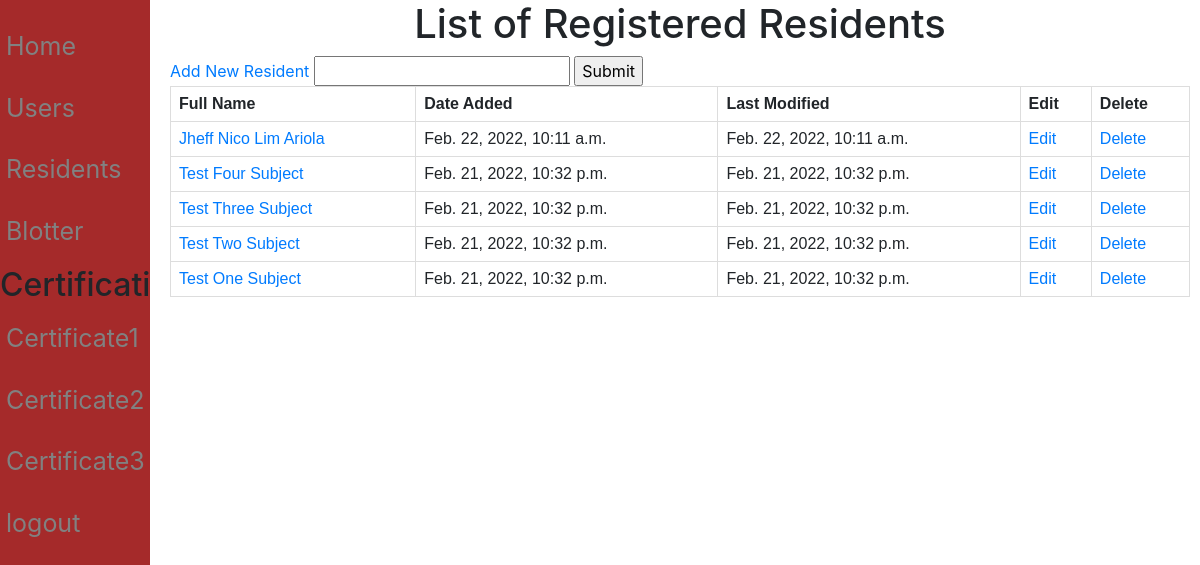
Page /residents/ on the earlier database version.
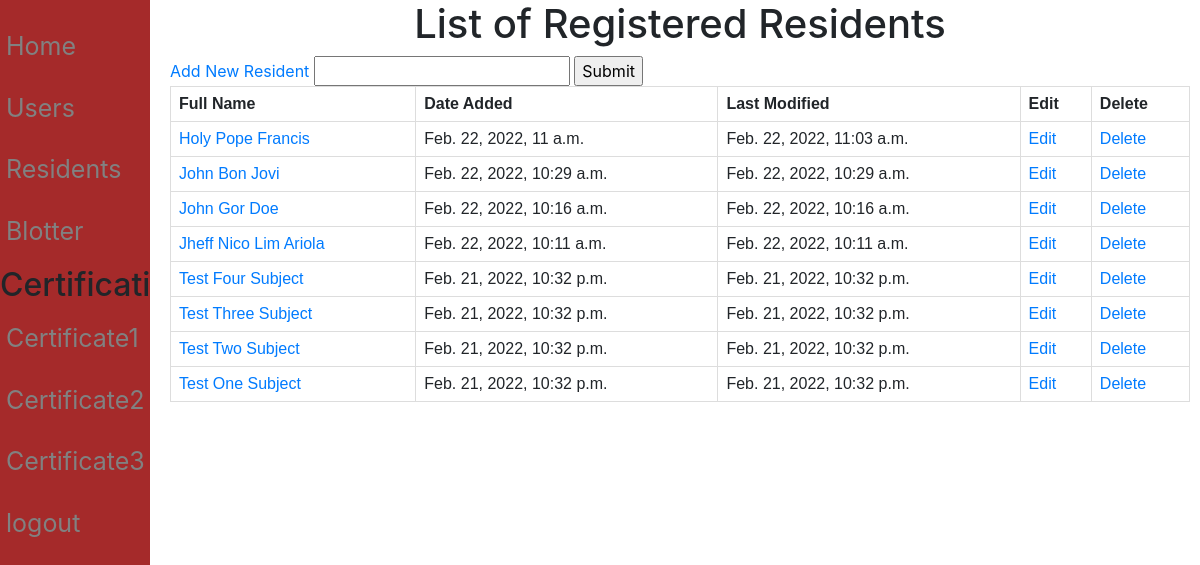
Same page on the later database version.
### Resident/models.py (models this page shows)
class Resident (models.Model):
    pic = models.ImageField(null=True, blank = True, verbose_name="Profile Picture")
    First_name = models.CharField(max_length=50)
    Last_name = models.CharField(max_length=50)
    Middle_name = models.CharField(max_length=50)
    Age = models.IntegerField()
    Birthdate = models.DateField(auto_now_add=False, auto_now=False)
    Gender_choices = (
        ('Male','Male'),
        ('Female','Female')
        )
    Gender = models.CharField(max_length=100, choices=Gender_choices, default = "Not Specified")
    Contact = models.CharField(max_length=11)
    Citizenship = models.CharField(max_length=100)
    Religion = models.CharField(max_length=100)
    Occupation = models.CharField(max_length=100)
    Vac_choices = (
        ('Vaccinated','Vaccinated'),
        ('Non-Vaccinated','Non-Vaccinated')
    )
    Vaccination = models.CharField(max_length=100, choices = Vac_choices, verbose_name="Vaccination Status", default="")
    Address = models.TextField(max_length=250, verbose_name="Street Address")
    created_date = models.DateTimeField(auto_now_add=True)
    modified_date = models.DateTimeField(auto_now=True)

### Resident/views.py (the view)
# urls.py: path('residents/',Display_resident, name = "residents"),
def Display_resident (request):
    Resident_obj = Resident.objects.all()
    Resident_obj2 = Resident.objects.get(id = 6)
    context = {
        'Resident_obj' : Resident_obj,
        'Res2' : Resident_obj2,
    }
    return render (request,"Residents.html",context = context)

### templates/Residents.html (shortened to what this page needs)
{%  extends 'base.html' %}
{% load static %}
{% block content %}
<h1 style="text-align: center;">List of Registered Residents</h1>
<a href="/resident_form">Add New Resident</a>
<input type="text">
<input type = "submit" name="search">
<table>
    <tr>
        <th>Full Name</th>
        <th>Date Added</th>
        <th>Last Modified</th>
        <th>Edit</th>
        <th>Delete</th>
    </tr>
    {% for res in Resident_obj reversed %}
    <tr>
        <td><a href="">{{ res.First_name }} {{ res.Middle_name}}  {{res.Last_name}}</a></td>
        <td>{{res.created_date}}</td>
        <td>{{res.modified_date}}</td>
        <td><a href="{% url 'update_resident' res.id %}">Edit</a></td>
        <td><a href="{% url 'delete_resident' res.id %}">Delete</a></td>
    </tr>
     {% endfor %}
</table>
{% endblock content %}

### templates/base.html (shortened to what this page needs)
<html>
    <head>
    </head>
    <body>
    <link rel="stylesheet" href="https://cdn.jsdelivr.net/npm/bootstrap@4.6.1/dist/css/bootstrap.min.css">
        <div class="navigation">
            <a href = "/home">Home</a>
            <a href = "/users">Users</a>
            <a href = "/residents">Residents</a>
            <a href = "/blotter">Blotter</a>
            <div class = "Certifications">
                <h2>Certifications</h2>
                <a href = "/certificate1">Certificate1</a>
                <a href = "/certificate2">Certificate2</a>
                <a href = "/certificate3">Certificate3</a>
            </div>
            <a href = "/logout">logout</a>
        </div>
        <div class="main">
            {% block content %}
            {% endblock content %}
        </div>
    </body>
</html>

### templates/base.html (style rules this page uses)
.navigation { height: 100%; width: 150px; position: fixed; z-index: 1; top: 0; left: 0; background-color: brown; overflow-x: hidden; padding-top: 20px; }
.navigation a { padding: 8px 6px 16px; text-decoration: none; font-size: 25px; color: #818181; display: block; }
.main { margin-left: 160px; padding: 0px 10px; }

### templates/Residents.html (style rules this page uses)
table { font-family: arial, sans-serif; border-collapse: collapse; width: 100%; }
td, th { border: 1px solid #dddddd; text-align: left; padding: 8px; }

Differences in the rows shown:
added Resident: First_name "Holy", Middle_name "Pope", Last_name "Francis", created_date "Feb. 22, 2022, 11 a.m.", modified_date "Feb. 22, 2022, 11:03 a.m."
added Resident: First_name "John", Middle_name "Bon", Last_name "Jovi", created_date "Feb. 22, 2022, 10:29 a.m.", modified_date "Feb. 22, 2022, 10:29 a.m."
added Resident: First_name "John", Middle_name "Gor", Last_name "Doe", created_date "Feb. 22, 2022, 10:16 a.m.", modified_date "Feb. 22, 2022, 10:16 a.m."
